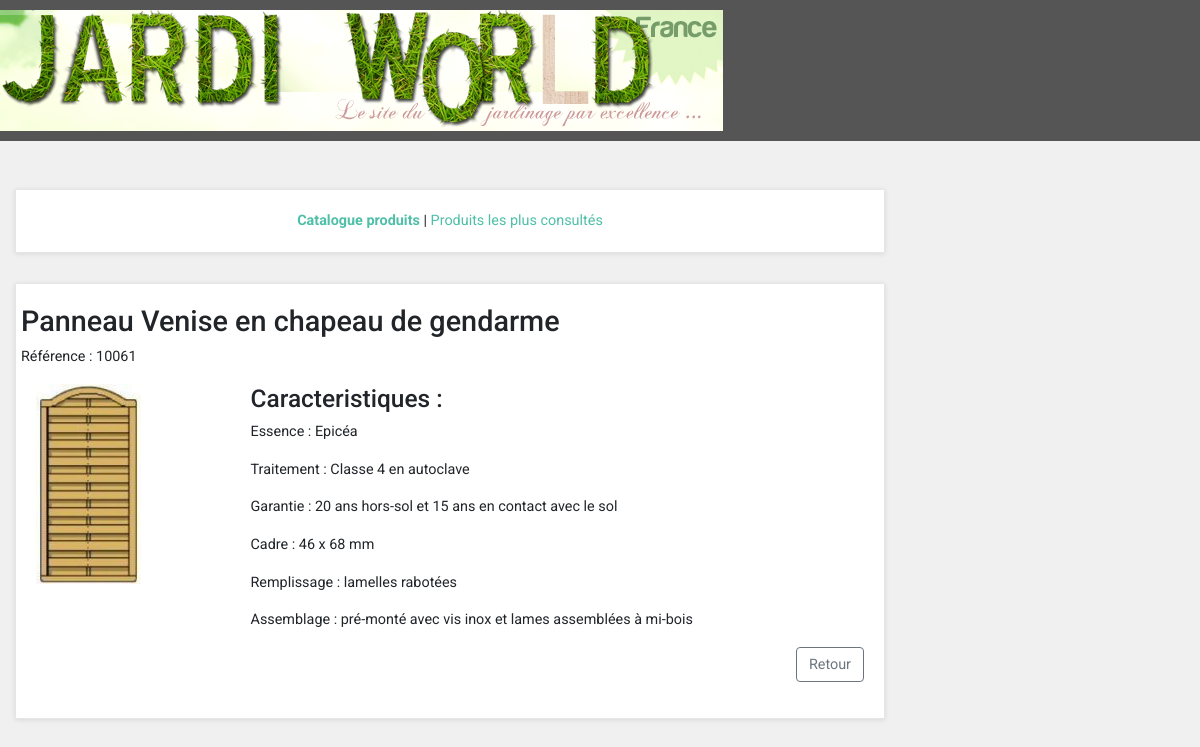
/index.php?produit=6, run on the app's committed database.
### tables this page shows
CREATE TABLE `produit` (
  `id` int(11) NOT NULL,
  `designation` varchar(250) NOT NULL,
  `reference` int(11) NOT NULL,
  `essence` varchar(250) NOT NULL,
  `traitement` varchar(250) NOT NULL,
  `garantie` varchar(250) NOT NULL,
  `cadre` varchar(250) NOT NULL,
  `remplissage` varchar(250) NOT NULL,
  `assemblage` varchar(250) NOT NULL,
  `miniature` varchar(250) NOT NULL,
  `chemin` varchar(250) NOT NULL,
  `consultation` int(250) NOT NULL,
  `categorie` int(11) NOT NULL
);

### controler/Controler.class.php (called while the page is built, shortened)
<?php
require_once('model/ProduitManager.class.php');
class Controler{
    function ficheProduit(){
        $managerProduit = new ProduitManager();
        $produit = $managerProduit->getProduit($_GET['produit']);
        require('view/ficheProduit.view.php');
    }
}
?>

### model/ProduitManager.class.php (called while the page is built, shortened)
<?php
require_once('model/Produit.class.php');
class ProduitManager extends Database{
  private $db;
  public function setDb(PDO $db)
  {
    $this->db = $db;
  }
  public function getProduit($id)
   {
    $id = (int) $id;
    $query = $this->db->query('SELECT id, designation, reference, essence, traitement, garantie, cadre, remplissage, assemblage,
                                      miniature, chemin, consultation, categorie
                                  FROM produit WHERE id = '.$id);
    $donnees = $query->fetch(PDO::FETCH_ASSOC);
    return new Produit($donnees);
    }
}
?>

### model/Produit.class.php (called while the page is built, shortened)
<?php
class Produit {
  private $designation;
  private $reference;
  private $essence;
  private $traitement;
  private $garantie;
  private $cadre;
  private $remplissage;
  private $assemblage;
  private $chemin;
  private $categorie;
  public function hydrate(array $donnees){
    foreach ($donnees as $key => $value)
    {
      $method = 'set'.ucfirst($key);
  }
 }
  function getDesignation(){
		return $this->designation;
	}
  function getReference(){
		return $this->reference;
	}
  function getEssence(){
		return $this->essence;
	}
  function getTraitement(){
		return $this->traitement;
	}
  function getGarantie(){
		return $this->garantie;
	}
  function getCadre(){
		return $this->cadre;
	}
  function getRemplissage(){
		return $this->remplissage;
  }
  function getAssemblage(){
		return $this->assemblage;
  }
  function getChemin(){
		return $this->chemin;
  }
  function getCategorie(){
		return $this->categorie;
	}
  function setDesignation($designation){
    $this->designation = $designation;
  }
  function setReference($reference){
    $this->reference = $reference;
  }
  function setEssence($essence){
    $this->essence = $essence;
  }
  function setTraitement($traitement){
    $this->traitement = $traitement;
  }
  function setGarantie($garantie){
    $this->garantie = $garantie;
  }
  function setCadre($cadre){
    $this->cadre = $cadre;
  }
  function setRemplissage($remplissage){
    $this->remplissage = $remplissage;
  }
  function setAssemblage($assemblage){
    $this->assemblage = $assemblage;
  }
  function setChemin($chemin){
    $this->chemin = $chemin;
  }
  function setCategorie($categorie){
    $this->categorie = $categorie;
  }
}
?>

### view/ficheProduit.view.php (the view, shortened to what this page needs)
<?php
require_once('header.view.php');
?>
<div class="col-lg-9">
	<div class="box" align="center"><b><a href="index.php?accueil">Catalogue produits</a>
	    </b> | <a href="index.php?populaire">Produits les plus consultés</a>
    </div>
    <div class="box">
    <div class="row">
    <h2><?php echo $produit->getDesignation(); ?></h2>
    </div>
    <div class="row">
    Référence : <?php echo $produit->getReference(); ?>
    </div>
        <div class="row">
            <div class="col-sm-3">
                <img src="assets/img/<?php echo $produit->getChemin(); ?>">
            </div>
            <div class="col-sm-9">
                <h3>Caracteristiques : </h3>
                <p>Essence : <?php echo $produit->getEssence(); ?> </p>
                <p>Traitement : <?php echo $produit->getTraitement(); ?> </p>
                <p>Garantie : <?php echo $produit->getGarantie(); ?> </p>
                <p>Cadre : <?php echo $produit->getCadre(); ?> </p>
                <p>Remplissage : <?php echo $produit->getRemplissage(); ?> </p>
                <p>Assemblage : <?php echo $produit->getAssemblage(); ?> </p>
                <p class="buttons" align="right">
                <a href="index.php?categorie=<?php echo $produit->getCategorie();?>"
                class="btn btn-outline-secondary">Retour</a></p>
            </div>
        </div>
    </div>
</div>

### assets/css/style.default.css (style rules this page uses)
body { overflow-x: hidden; background-color: #f0f0f0; }
a, button { -webkit-transition: all 0.3s; transition: all 0.3s; outline: none; }
.box { background: #fff; margin: 0 0 30px; border: solid 1px #e6e6e6; padding: 20px; -webkit-box-shadow: 0 1px 5px rgba(0, 0, 0, 0.1); box-shadow: 0 1px 5px rgba(0, 0, 0, 0.1); }
.btn { font-weight: 400; border: 1px solid transparent; padding: 0.375rem 0.75rem; font-size: 0.9rem; line-height: 1.5; border-radius: 0.25rem; -webkit-transition: color 0.15s ease-in-out, background-color 0.15s ease-in-out, border-color 0.15s ease-in-out, -webkit-box-shadow 0.15s ease-in-out; transition: color 0.15s ease-in-out, background-color 0.15s ease-in-out, border-color 0.15s ease-in-out, -webkit-box-shadow 0.15s ease-in-out; transition: color 0.15s ease-in-out, background-color 0.15s ease-in-out, border-color 0.15s ease-in-out, box-shadow 0.15s ease-in-out; transition: color 0.15s ease-in-out, background-color 0.15s ease-in-out, border-color 0.15s ease-in-out, box-shadow 0.15s ease-in-out, -webkit-box-shadow 0.15s ease-in-out; }
.btn-outline-secondary { color: #6c757d; background-color: transparent; background-image: none; border-color: #6c757d; }
body { font-family: "Roboto", Helvetica, Arial, sans-serif; font-size: 0.9rem; font-weight: 400; line-height: 1.5; color: #212529; background-color: #f0f0f0; }
a { color: #4fbfa8; text-decoration: none; }
h1, h2, h3, h4, h5, h6, .h1, .h2, .h3, .h4, .h5, .h6 { margin-bottom: 0.5rem; font-family: inherit; font-weight: 500; line-height: 1.2; color: inherit; }
h2, .h2 { font-size: 1.8rem; }
h3, .h3 { font-size: 1.53rem; }

### data on the page
produit: designation "Panneau Venise en chapeau de gendarme", reference "10061", chemin (picture), essence "Epicéa", traitement "Classe 4 en autoclave", garantie "20 ans hors-sol et 15 ans en contact avec le sol", cadre "46 x 68 mm", remplissage "lamelles rabotées", assemblage "pré-monté avec vis inox et lames assemblées à mi-bois"
